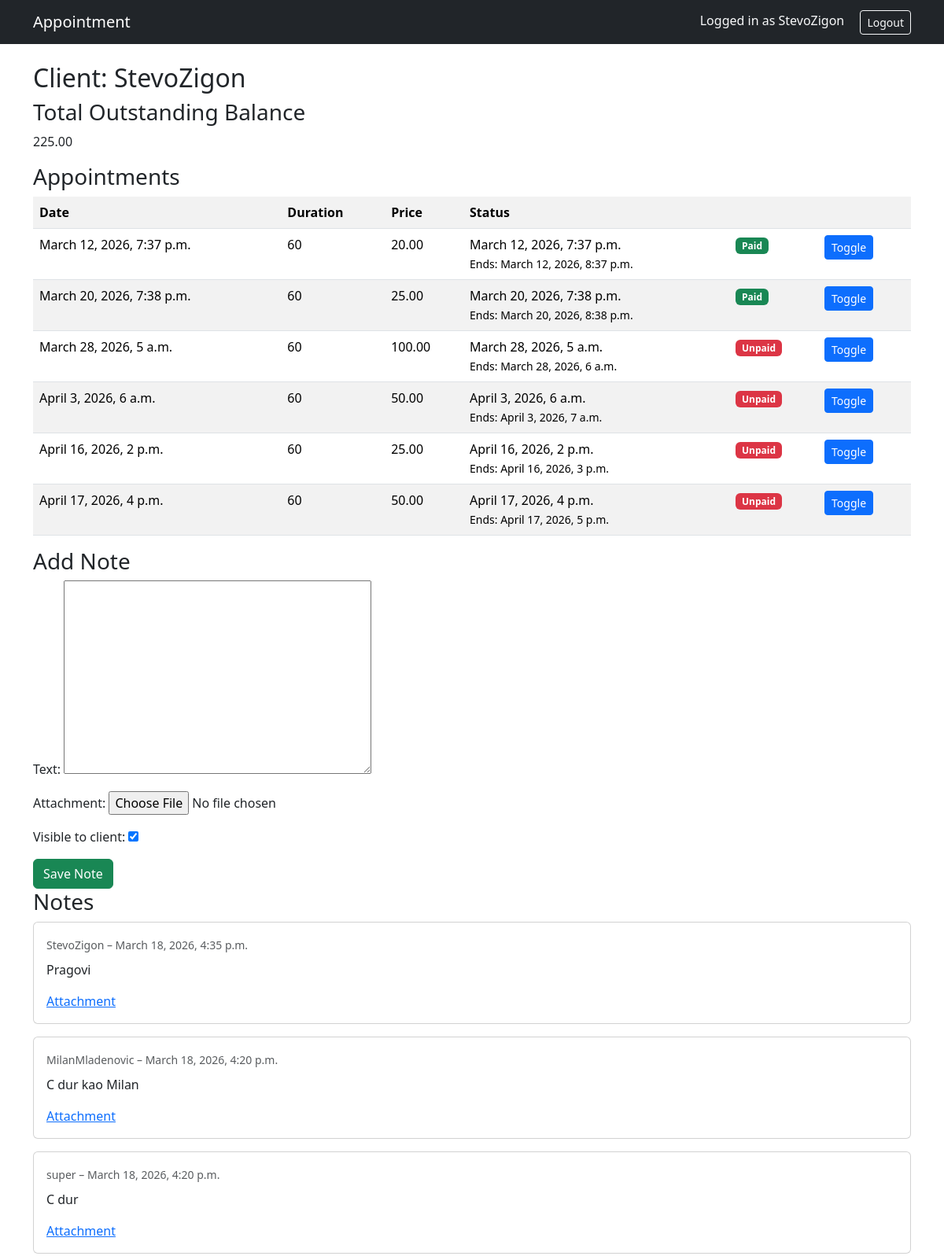
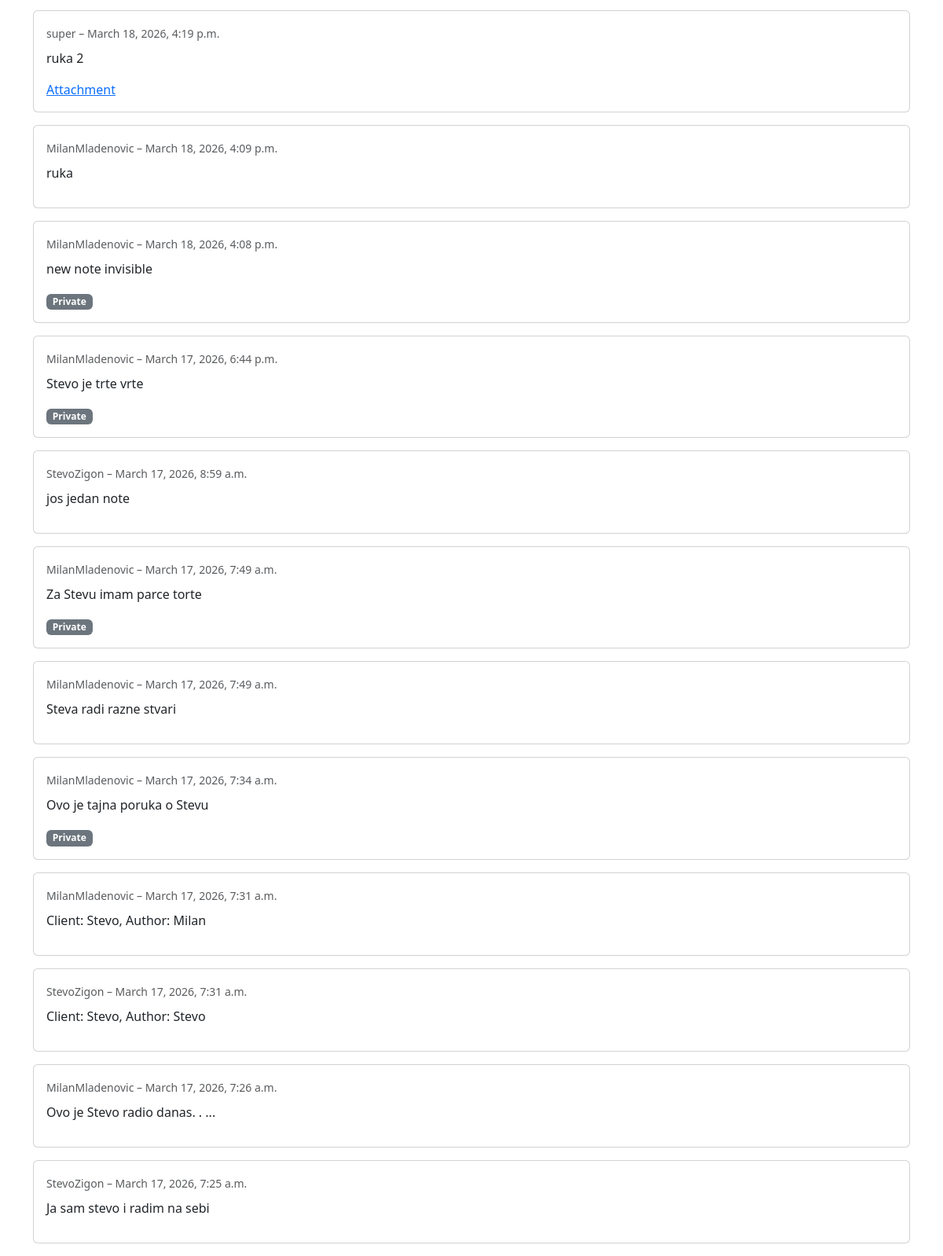
/client/9/ (signed in), run on the app's committed database (2 pictures, top to bottom).
### users/models.py (models this page shows)
class User(AbstractUser):
    ROLE_CHOICES = (
        ('psychologist', 'Psychologist'),
        ('client', 'Client'),
    )
    role = models.CharField(max_length=20, choices=ROLE_CHOICES)

### appointments/models.py (models this page shows, shortened)
class Appointment(models.Model):
    psychologist = models.ForeignKey(
        settings.AUTH_USER_MODEL,
        on_delete=models.CASCADE,
        related_name='appointments_as_psychologist',
        limit_choices_to={'role':'psychologist'}
    )
    client = models.ForeignKey(
        settings.AUTH_USER_MODEL,
        on_delete=models.CASCADE,
        related_name='appointment_as_client',
        limit_choices_to={'role':'client'}
    )
    start_time = models.DateTimeField()
    duration = models.IntegerField(default=60)  # minutes
    end_time = models.DateTimeField()
    price = models.DecimalField(max_digits=8, decimal_places=2)
    paid = models.BooleanField(default=False)
    def end_time(self):
        return self.start_time + timedelta(minutes=self.duration)

class Note(models.Model):
    client = models.ForeignKey(
        settings.AUTH_USER_MODEL,
        on_delete=models.CASCADE,
        related_name='notes'
    )
    author = models.ForeignKey(
        settings.AUTH_USER_MODEL,
        on_delete=models.CASCADE,
        related_name='written_notes'
    )
    text = models.TextField()
    attachment = models.FileField(
        upload_to='note_attachments/',
        blank=True,
        null=True
    )
    visible_to_client = models.BooleanField(default=True)
    created_at = models.DateTimeField(auto_now_add=True)

### users/views.py (the view)
# urls.py: path('client/<int:client_id>/', client_detail, name='client_detail'),
@login_required
def client_detail(request, client_id):
    client = get_object_or_404(User, id=client_id, role='client')
    appointments = Appointment.objects.filter(
        client=client
    ).order_by('start_time')
    unpaid_appointments = appointments.filter(paid=False)
    total_due = sum(a.price for a in unpaid_appointments)
    notes = Note.objects.filter(client=client).order_by('-created_at')
    if request.method == "POST":
        form = NoteForm(request.POST, request.FILES)
        if form.is_valid():
            note = form.save(commit=False)
            note.client = client
            note.author = request.user
            note.save()
            return redirect("client_detail", client_id=client.id)
    else:
        form = NoteForm()
    return render(request, "client_detail.html", {
        "client": client,
        "appointments": appointments,
        "total_due": total_due,
        "notes": notes,
        "form": form
    })

### appointments/forms.py
class NoteForm(forms.ModelForm):
    class Meta:
        model = Note
        fields = ["text", "attachment", "visible_to_client"]

### templates/client_detail.html (shortened to what this page needs)
{% extends "base.html" %}
{% block content %}
<h2>Client: {{ client.username }}</h2>
<h3>Total Outstanding Balance</h3>
<p>{{ total_due }}</p>
<h3>Appointments</h3>
<table class="table table-striped">
<tr>
    <th>Date</th>
    <th>Duration</th>
    <th>Price</th>
    <th>Status</th>
    <th></th>
    <th></th>
</tr>
{% for appointment in appointments %}
<tr>
    <td>{{ appointment.start_time }}</td>
    <td>{{ appointment.duration }}</td>
    <td>{{ appointment.price }}</td>
    <td>
        {{ appointment.start_time }} <br>
        <small>Ends: {{ appointment.end_time }}</small>
    </td>
    <td>
        {% if appointment.paid %}
            <span class="badge bg-success">Paid</span>
        {% else %}
            <span class="badge bg-danger">Unpaid</span>
        {% endif %}
    </td>
    <td>
        <a class="btn btn-sm btn-primary"
           href="{% url 'toggle_payment' appointment.id %}">
            Toggle
        </a>
    </td>
</tr>
{% endfor %}
</table>
<h3>Add Note</h3>
<form method="post" enctype="multipart/form-data">
    {{ form.as_p }}
    <button class="btn btn-success">Save Note</button>
</form>
<h3>Notes</h3>
{% for note in notes %}
<div class="card mb-3">
    <div class="card-body">
        <small class="text-muted">
            {{ note.author.username }} – {{ note.created_at }}
        </small>
        <p class="mt-2">
            {{ note.text }}
        </p>
        {% if note.attachment %}
            <a href="{{ note.attachment.url }}"  target="_blank" rel="noopener noreferrer">
                Attachment
            </a>
        {% endif %}
        {% if not note.visible_to_client %}
            <span class="badge bg-secondary">Private</span>
        {% endif %}
    </div>
</div>
{% empty %}
<p>No notes yet</p>
{% endfor %}
{% endblock %}

### templates/base.html (shortened to what this page needs)
<!DOCTYPE html>
<html>
<head>
    <link href="https://cdn.jsdelivr.net/npm/bootstrap@5.3.3/dist/css/bootstrap.min.css" rel="stylesheet">
</head>
<body>
<nav class="navbar navbar-expand-lg navbar-dark bg-dark">
    <div class="container">
        <a class="navbar-brand" href="/">Appointment</a>
        <div>
            {% if user.is_authenticated %}
                <span class="text-light me-3">
                    Logged in as {{ user.username }}
                </span>
                <a class="btn btn-outline-light btn-sm" href="/admin/logout/">Logout</a>
            {% endif %}
        </div>
    </div>
</nav>
<div class="container mt-4">
{% block content %}
{% endblock %}
</div>
</body>
</html>

### data on the page
User: username "StevoZigon"
Appointment: start_time "March 12, 2026, 7:37 p.m.", duration "60", price "20.00", end_time "March 12, 2026, 8:37 p.m.", paid "Paid"
Appointment: start_time "March 20, 2026, 7:38 p.m.", duration "60", price "25.00", end_time "March 20, 2026, 8:38 p.m.", paid "Paid"
Appointment: start_time "March 28, 2026, 5 a.m.", duration "60", price "100.00", end_time "March 28, 2026, 6 a.m.", paid "Unpaid"
Appointment: start_time "April 3, 2026, 6 a.m.", duration "60", price "50.00", end_time "April 3, 2026, 7 a.m.", paid "Unpaid"
Appointment: start_time "April 16, 2026, 2 p.m.", duration "60", price "25.00", end_time "April 16, 2026, 3 p.m.", paid "Unpaid"
Appointment: start_time "April 17, 2026, 4 p.m.", duration "60", price "50.00", end_time "April 17, 2026, 5 p.m.", paid "Unpaid"
Note: author.username "StevoZigon", created_at "March 18, 2026, 4:35 p.m.", text "Pragovi"
Note: author.username "MilanMladenovic", created_at "March 18, 2026, 4:20 p.m.", text "C dur kao Milan"
Note: author.username "super", created_at "March 18, 2026, 4:20 p.m.", text "C dur"
Note: author.username "super", created_at "March 18, 2026, 4:19 p.m.", text "ruka 2"
Note: author.username "MilanMladenovic", created_at "March 18, 2026, 4:09 p.m.", text "ruka"
Note: author.username "MilanMladenovic", created_at "March 18, 2026, 4:08 p.m.", text "new note invisible", visible_to_client "Private"
Note: author.username "MilanMladenovic", created_at "March 17, 2026, 6:44 p.m.", text "Stevo je trte vrte", visible_to_client "Private"
Note: author.username "StevoZigon", created_at "March 17, 2026, 8:59 a.m.", text "jos jedan note"
Note: author.username "MilanMladenovic", created_at "March 17, 2026, 7:49 a.m.", text "Za Stevu imam parce torte", visible_to_client "Private"
Note: author.username "MilanMladenovic", created_at "March 17, 2026, 7:49 a.m.", text "Steva radi razne stvari"
Note: author.username "MilanMladenovic", created_at "March 17, 2026, 7:34 a.m.", text "Ovo je tajna poruka o Stevu", visible_to_client "Private"
Note: author.username "MilanMladenovic", created_at "March 17, 2026, 7:31 a.m.", text "Client: Stevo, Author: Milan"
Note: author.username "StevoZigon", created_at "March 17, 2026, 7:31 a.m.", text "Client: Stevo, Author: Stevo"
Note: author.username "MilanMladenovic", created_at "March 17, 2026, 7:26 a.m.", text "Ovo je Stevo radio danas. . ..."
Note: author.username "StevoZigon", created_at "March 17, 2026, 7:25 a.m.", text "Ja sam stevo i radim na sebi"

### other printed values
{{ total_due }} "225.00"
